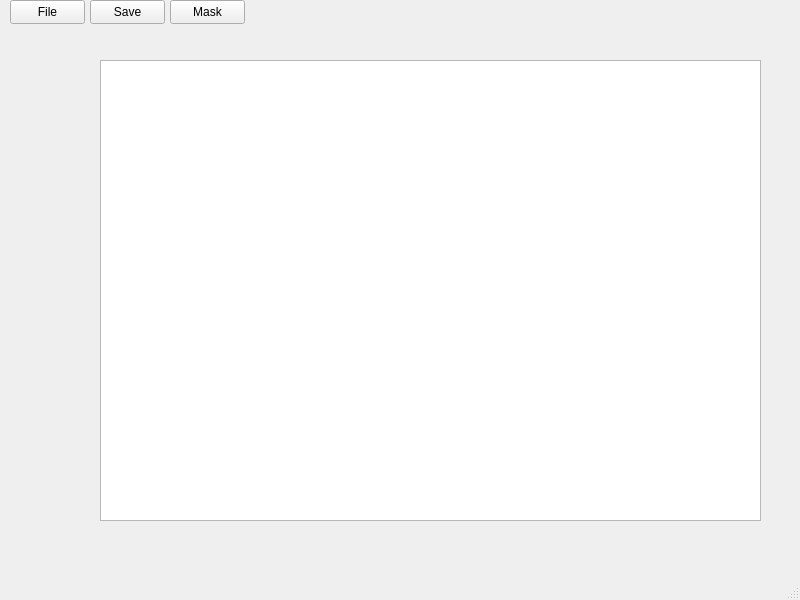
<?xml version="1.0" encoding="UTF-8"?>
<ui version="4.0">
 <class>MainWindow</class>
 <widget class="QMainWindow" name="MainWindow">
  <property name="geometry">
   <rect>
    <x>0</x>
    <y>0</y>
    <width>800</width>
    <height>600</height>
   </rect>
  </property>
  <property name="windowTitle">
   <string>MainWindow</string>
  </property>
  <widget class="QWidget" name="centralwidget">
   <widget class="QPushButton" name="file_button">
    <property name="geometry">
     <rect>
      <x>10</x>
      <y>0</y>
      <width>75</width>
      <height>24</height>
     </rect>
    </property>
    <property name="text">
     <string>File</string>
    </property>
   </widget>
   <widget class="QPushButton" name="save_button">
    <property name="geometry">
     <rect>
      <x>90</x>
      <y>0</y>
      <width>75</width>
      <height>24</height>
     </rect>
    </property>
    <property name="text">
     <string>Save</string>
    </property>
   </widget>
   <widget class="QPushButton" name="mask_button">
    <property name="geometry">
     <rect>
      <x>170</x>
      <y>0</y>
      <width>75</width>
      <height>24</height>
     </rect>
    </property>
    <property name="text">
     <string>Mask</string>
    </property>
   </widget>
   <widget class="QGraphicsView" name="graphicsView">
    <property name="geometry">
     <rect>
      <x>100</x>
      <y>60</y>
      <width>661</width>
      <height>461</height>
     </rect>
    </property>
   </widget>
  </widget>
  <widget class="QMenuBar" name="menubar">
   <property name="geometry">
    <rect>
     <x>0</x>
     <y>0</y>
     <width>800</width>
     <height>22</height>
    </rect>
   </property>
  </widget>
  <widget class="QStatusBar" name="statusbar"/>
 </widget>
 <resources/>
 <connections/>
</ui>
